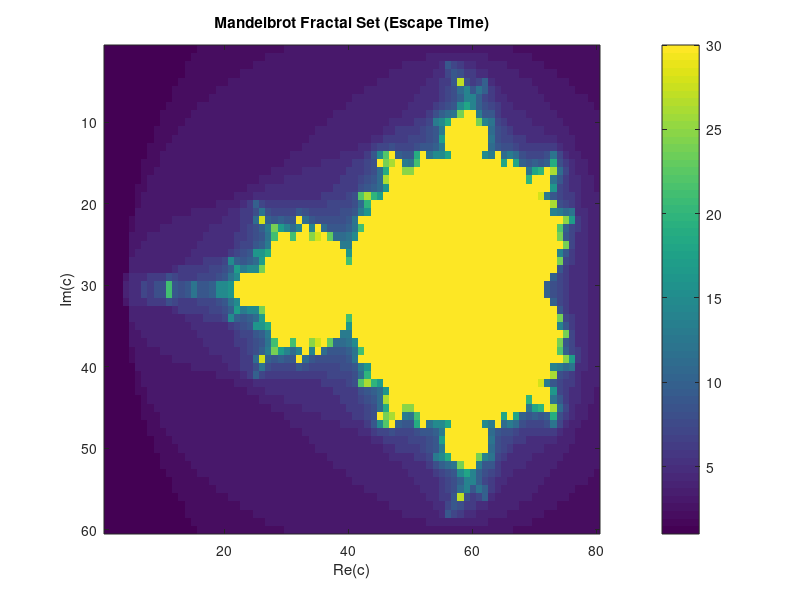

Source code (MATLAB):
% Mandelbrot Escape-Time Fractal
nx = 80; ny = 60;
x = linspace(-2.1, 0.6, nx);
y = linspace(-1.2, 1.2, ny);
M = zeros(ny, nx);
max_iter = 30;

for r = 1:ny
    ci = y(r);
    for c = 1:nx
        cr = x(c);
        zr = 0.0;
        zi = 0.0;
        iter = 0;
        while (zr^2 + zi^2) <= 4.0 && iter < max_iter
            zr_new = zr^2 - zi^2 + cr;
            zi = 2.0 * zr * zi + ci;
            zr = zr_new;
            iter = iter + 1;
        end
        M(r, c) = iter;
    end
end

figure(1);
imagesc(M);
title('Mandelbrot Fractal Set (Escape Time)');
xlabel('Re(c)');
ylabel('Im(c)');
colorbar;
